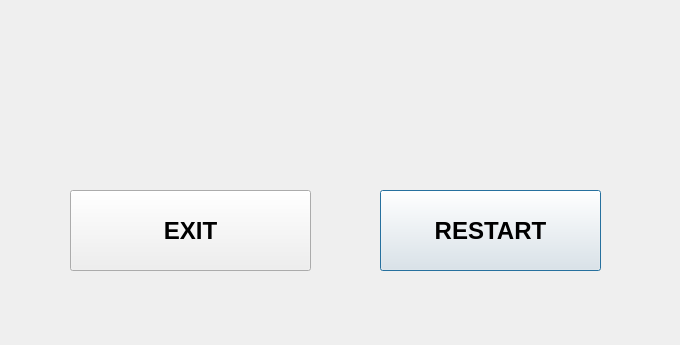
<?xml version="1.0" encoding="UTF-8"?>
<ui version="4.0">
 <class>Dialog</class>
 <widget class="QDialog" name="Dialog">
  <property name="geometry">
   <rect>
    <x>0</x>
    <y>0</y>
    <width>680</width>
    <height>345</height>
   </rect>
  </property>
  <property name="windowTitle">
   <string>Dialog</string>
  </property>
  <widget class="QLabel" name="finalScoreLabel">
   <property name="geometry">
    <rect>
     <x>60</x>
     <y>60</y>
     <width>551</width>
     <height>131</height>
    </rect>
   </property>
   <property name="font">
    <font>
     <family>Helvetica</family>
     <pointsize>22</pointsize>
     <weight>75</weight>
     <bold>true</bold>
    </font>
   </property>
   <property name="contextMenuPolicy">
    <enum>Qt::NoContextMenu</enum>
   </property>
   <property name="text">
    <string/>
   </property>
   <property name="alignment">
    <set>Qt::AlignCenter</set>
   </property>
  </widget>
  <widget class="QPushButton" name="restartButton">
   <property name="geometry">
    <rect>
     <x>380</x>
     <y>190</y>
     <width>221</width>
     <height>81</height>
    </rect>
   </property>
   <property name="font">
    <font>
     <family>Helvetica</family>
     <pointsize>18</pointsize>
     <weight>75</weight>
     <bold>true</bold>
    </font>
   </property>
   <property name="text">
    <string>RESTART</string>
   </property>
  </widget>
  <widget class="QPushButton" name="exitButton">
   <property name="geometry">
    <rect>
     <x>70</x>
     <y>190</y>
     <width>241</width>
     <height>81</height>
    </rect>
   </property>
   <property name="font">
    <font>
     <family>Helvetica</family>
     <pointsize>18</pointsize>
     <weight>75</weight>
     <bold>true</bold>
    </font>
   </property>
   <property name="text">
    <string>EXIT</string>
   </property>
  </widget>
 </widget>
 <resources/>
 <connections>
  <connection>
   <sender>exitButton</sender>
   <signal>clicked()</signal>
   <receiver>Dialog</receiver>
   <slot>close()</slot>
   <hints>
    <hint type="sourcelabel">
     <x>198</x>
     <y>244</y>
    </hint>
    <hint type="destinationlabel">
     <x>206</x>
     <y>298</y>
    </hint>
   </hints>
  </connection>
 </connections>
</ui>
